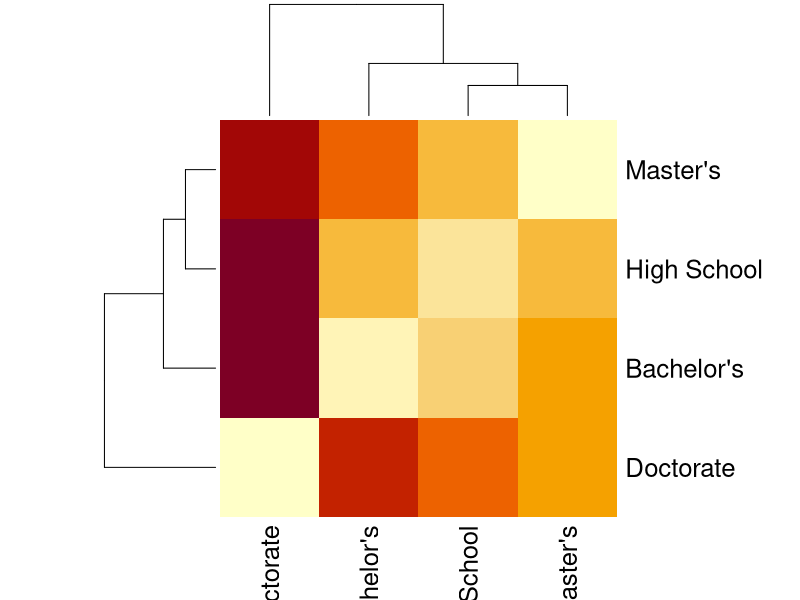

Here is the R script that generated this plot: (Note: this script raises an error after producing the figure.)
# CA 11:
# Correspondence Analysis:
# Technique to analyze relationships in categorical data - specifically 2 way contingency tables (e.g. education level vs movie preference)
# Similar to PCA for categorical data, but instead of analyzing variance in numeric variables, it analyzes relationships between categories
# Start with matrix of counts <- 2 way contingency table
# Correspondence analysis from first principals <- steps

# Step 1: data

ratings <- structure(
  c(
    50, 30, 10, 1, 60, 80, 40, 2,
    40, 60, 20, 1, 10, 30, 50, 4),
  dim = c(4L, 4L),
  dimnames = list(
    c("High School", "Bachelor's", "Master's", "Doctorate"),
    c("Action", "Drama", "Comedy", "Documentary"))
)

# step 2: P <- sum(xij)/N
N <- ratings
P <- N/sum(N)

# Step 3: calculate row and column profiles
row_profile <- apply(P,1,sum) # row values/row total # row is margin 1
column_profile <- apply(P,2,sum) # column values/column total # column is margin 2
# prop.table() <- express as proportions over 1

#chisquare distance between row profiles:
# chi square distance between row profile: ri and rj
# d^2(i,j) = sum ((rik-rjk)^2/ck)
# ck - column proportion
# diagonals of matrix always 0
chi_distance_row <- dist(row_profile, method = "euclidean")
chi_matrix <- as.matrix(chi_distance_row)
heatmap(chi_matrix)

# deviations - (observed - expected)^2/expected
# expected value = Ri.Cj/n
# observed value = ratings


# principal row and principal column coordinates <- use first principles of ca or ca function, including data
# first principles steps
# step 1: calculate P
# P = data/sum(data)
N <- ratings
P <- N/sum(N)


# step 2: row masses and column masses
row_mass <- apply(P, MARGIN = 1, sum)
column_mass <- apply(P, MARGIN = 2, sum)

# step 3: calculate Drm, Dcm <- diagonal of row mass and column mass
Dr <- diag(row_mass)
Dc <- diag(col_mass)

# step 4: calculate S
# S = Dr^-1/2(P-rc')Dc^-1,2
S <- sqrt(solve(Dr))%*%(as.matrix(P)-row_mass%*%t(column_mass))%*%sqrt(solve(Dc))

# step 5: apply svd to s
svd_S <- svd(S)
U <- svd_S$u #LEFT SINGULAR VECTOR
D <- svd_S$d # SINGULAR VALUES
V <- svd_S$v # RIGHT SINGULAR VECTOR

# Step 6: calculate pricipal row and column coordinates
# row coordinates <- F = Dr^-1 %*% U %*% diag(D)
# COLUMN COORDINATES <- G = Dc^-1/2 %*% V %*%* diag(D)
 
# ca(ratings) <- plot(ca(ratings)) <- biplot
# always plot for first 2 dimensions
# transforming data for multiple correspondence analysis
# essentially, apply(data, c(1,2), sum) # gets row and column masses at once for MCA <- creates 2 way contingency table
# use mjca(new data, lambda = "adjusted)
